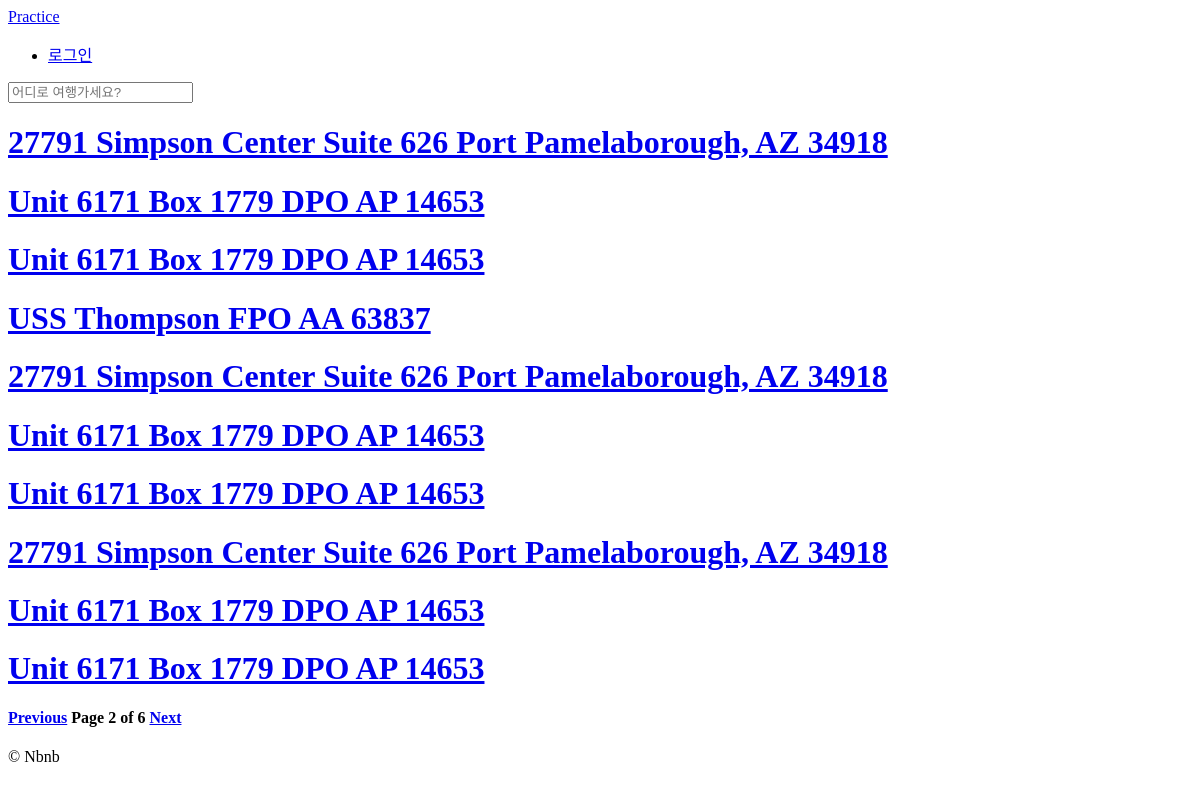
Page /?page=2 on the earlier database version.
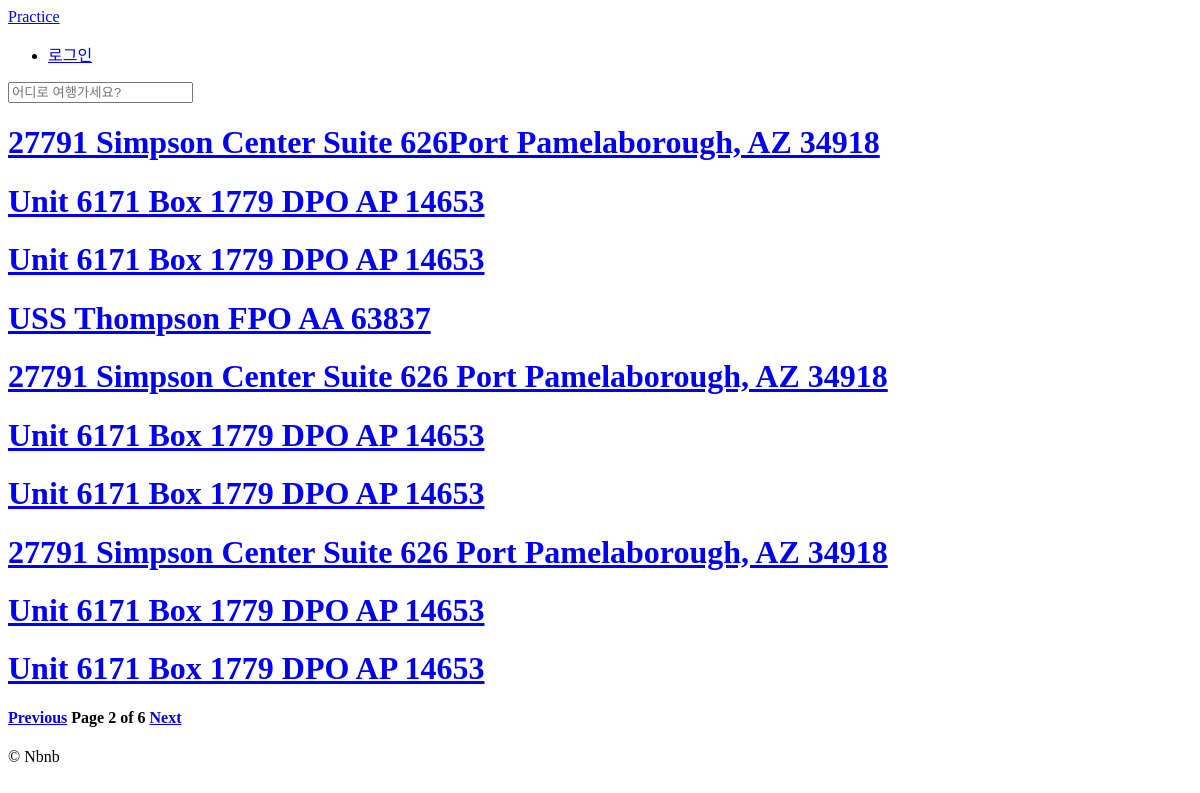
Same page on the later database version.
### rooms/models.py (models this page shows, shortened)
class Room(core_models.TimeStampModel):
    room_name = models.CharField(max_length=140)
    description = models.TextField()
    country = CountryField()
    city = models.CharField(max_length=80)
    price = models.IntegerField()
    address = models.CharField(max_length=140)
    beds = models.IntegerField()
    bedrooms = models.IntegerField()
    baths = models.IntegerField()
    guests = models.IntegerField()
    check_in = models.TimeField()
    check_out = models.TimeField()
    instant_book = models.BooleanField(default=False)
    """
       related_name 은 외래키의 대상이(예를 들어 여러 숙박시설은 한 명의 호스트를 갖을 때, 그 호스트를 말함) 외래키 정보에 접근할 때 사용
    """
    host = models.ForeignKey(user_models.User, related_name="rooms", on_delete=models.CASCADE)
    roomtype = models.ForeignKey(RoomType, related_name="rooms", on_delete=models.SET_NULL, null=True)
    amenities = models.ManyToManyField(Amenity, related_name="rooms", blank=True)
    facilities = models.ManyToManyField(Facility, related_name="rooms", blank=True)
    houserules = models.ManyToManyField(HouseRule, related_name="rooms", blank=True)

### rooms/views.py (the view)
# urls.py: path("", room_views.HomeView.as_view(), name="home"),
class HomeView(ListView):
    model = room_models.Room
    ordering = "created_at"
    paginate_by = 10
    paginate_orphans = 5
    context_object_name = "rooms"

### templates/rooms/room_list.html (shortened to what this page needs)
{% extends "base.html" %}
{% block content %}
    {% for room in rooms %}
        <h1>
            <a href="{% url 'rooms:room_detail' room.pk %}">{{room.room_name}}</a>
        </h1>
    {% endfor %}
    <h4>
        {% if page_obj.has_previous %}
            <a href="?page={{page_obj.previous_page_number}}">Previous</a>
        {% endif %}
        Page {{page_obj.number}} of {{page_obj.paginator.num_pages}}
        {% if page_obj.has_next %}
            <a href="?page={{page_obj.next_page_number}}">Next</a>
        {% endif %}
    </h4>
{% endblock content %}

Differences in the rows shown:
changed Room: room_name "27791 Simpson Center Suite 626 Port Pamelaborough, AZ 34918" → "27791 Simpson Center Suite 626Port Pamelaborough, AZ 34918"
